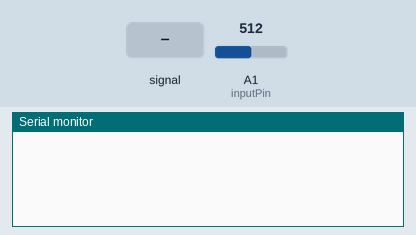
A sketch run on a simulated Arduino Uno, built with avr-gcc and run on an emulated ATmega328P. On the bench: the last lines printed to the serial monitor. The test bench sets the inputs (shaded band); at power-on: A1 (inputPin) = 512.

Above: at 1.2 s.
1.3 s: A1 (inputPin) fed a 200 Hz sine of ±255 counts around its level
At 2.0 s:
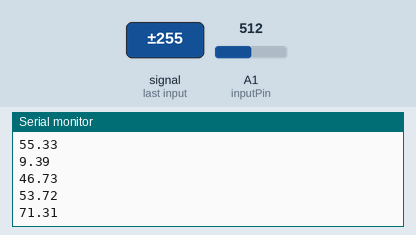
2.9 s: A1 (inputPin) set to 716
At 4.0 s:
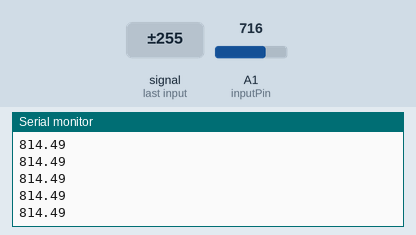
4.4 s: A1 (inputPin) set to 900
At 11.5 s:
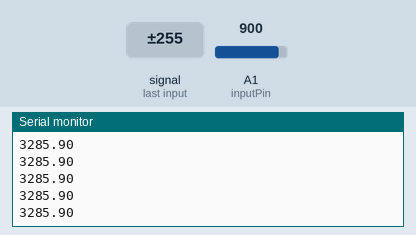
Timing chart, 0 to 11.9 s (numbered marks = the images above; inputs shaded):
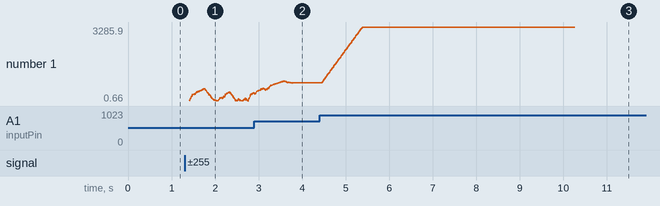

The sketch:

cuurent_sense.ino
```cpp
// Define the number of samples to keep track of.  The higher the number,
// the more the readings will be smoothed, but the slower the output will
// respond to the input.  Using a constant rather than a normal variable lets
// use this value to determine the size of the readings array.
const int numReadings = 100;

int readings[numReadings];      // the readings from the analog input
int readIndex = 0;              // the index of the current reading
float total = 0;                  // the running total
float average = 0;                // the average
float cal1 = 0;
int inputPin = A1;

void setup() {
  // initialize serial communication with computer:
  Serial.begin(9600);
  // initialize all the readings to 0:
  for (int thisReading = 0; thisReading < numReadings; thisReading++) {
    readings[thisReading] = 0;
  }
}

void loop() {

  total = total - readings[readIndex];
  readings[readIndex] = analogRead(inputPin) * 100;
  total = total + readings[readIndex];
  readIndex = readIndex + 1;
  if (readIndex >= numReadings) { readIndex = 0; }
  average = ((total / numReadings) / 7.445141)-cal1;


  if (millis() > 10000 && millis() < 10200) {
    cal1 = average;

  }


  // send it to the computer as ASCII digits
  if (average > 0) {
    Serial.println(average);
  }
  delay(1);        // delay in between reads for stability
}

void average1 () {

}


void average2 () {

}
```

Measured:
- after the input at 1.3 s, the serial monitor: prints a new line after 0.11 s (image 1)
